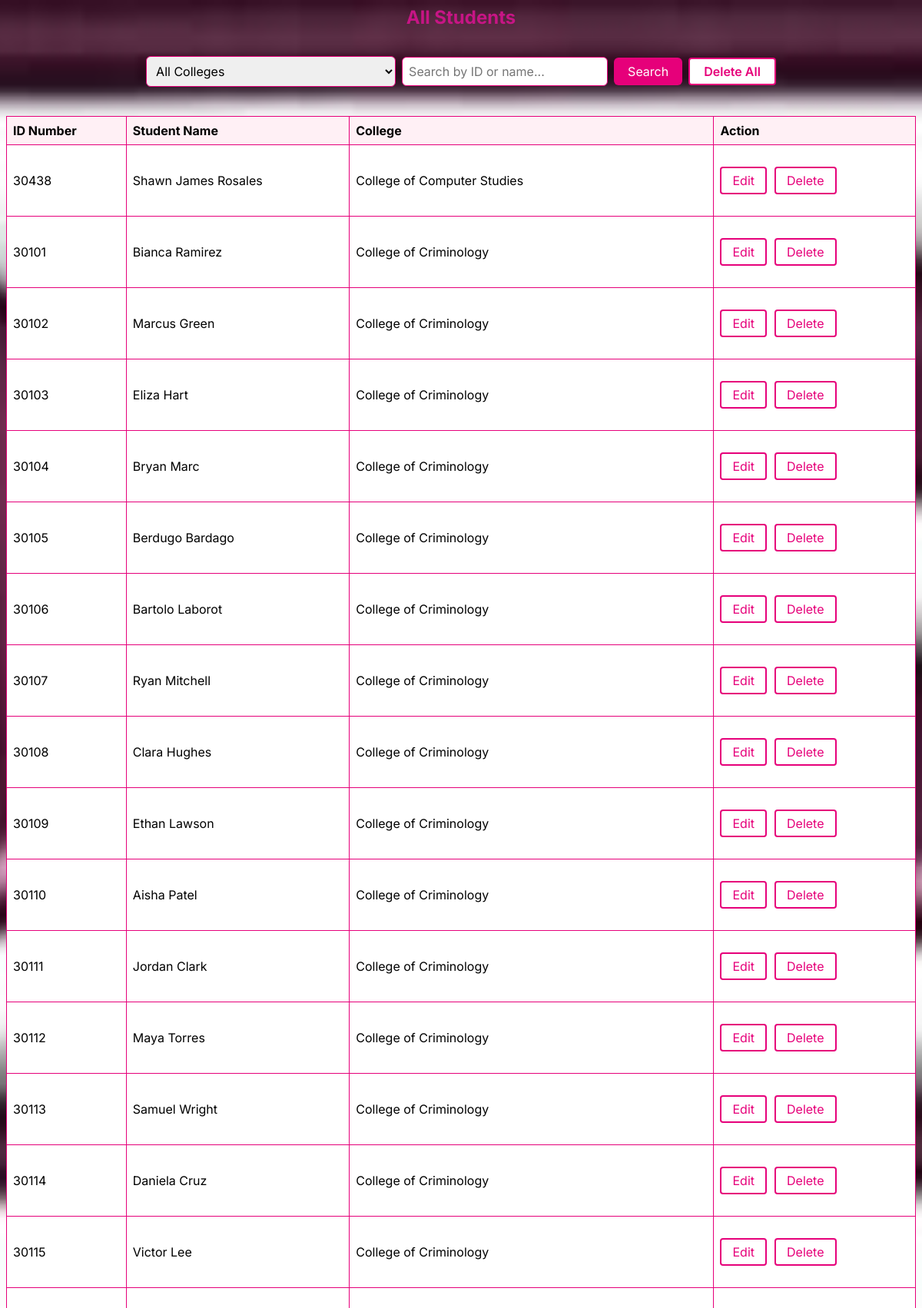
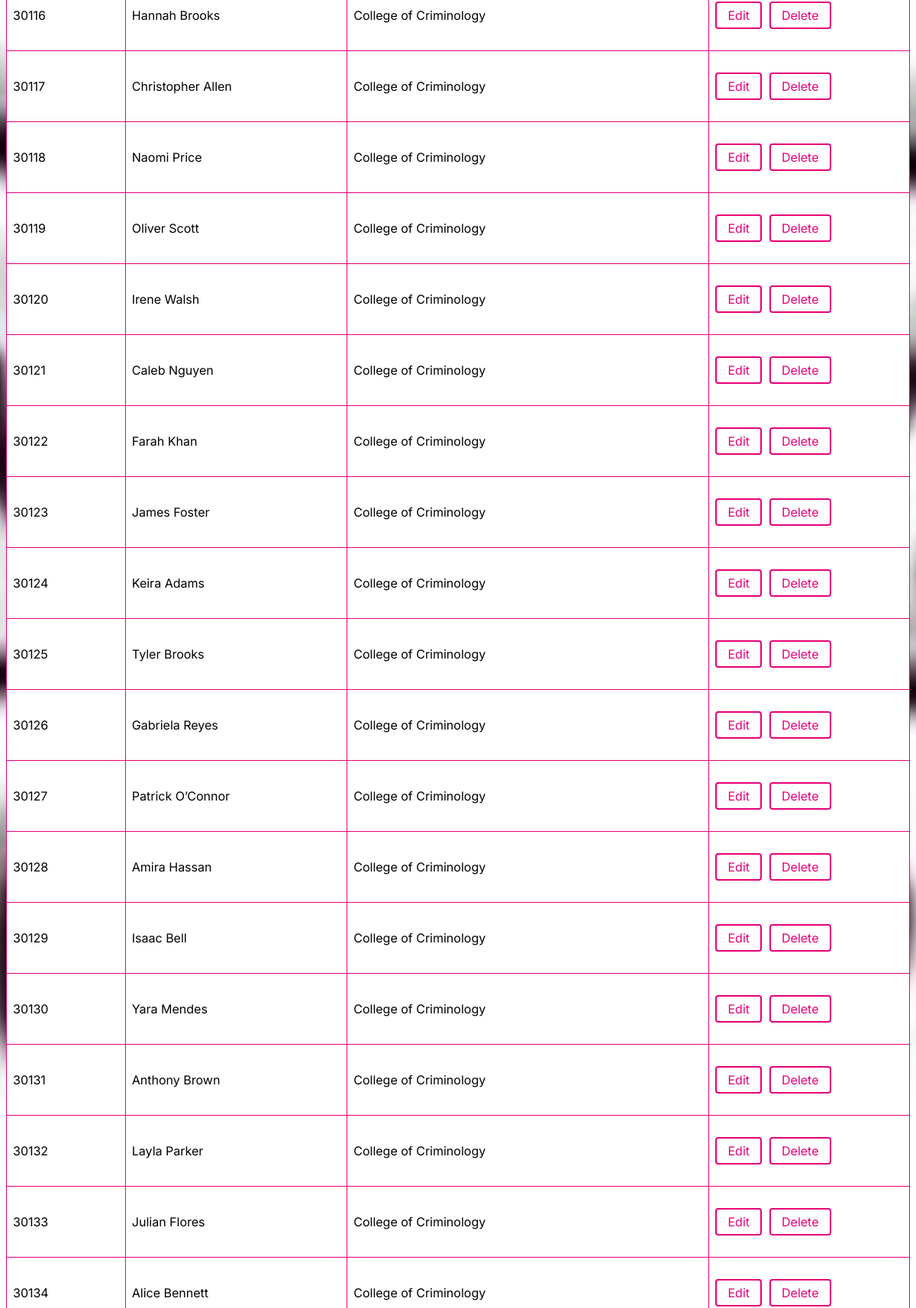
Page /attendance/students/ (signed in, upper part) on the committed database (2 pictures, top to bottom).
### attendance/models.py (models this page shows, shortened)
class Attendee(models.Model):
    barcode_id = models.CharField(max_length=100, unique=True)
    name = models.CharField(max_length=200)
    college = models.ForeignKey('College', on_delete=models.CASCADE, null=True, blank=True)

class College(models.Model):
    name = models.CharField(max_length=100)

### attendance/views.py (the view)
# urls.py: path('students/', views.students_list, name='students_list'),
@login_required
def students_list(request):
    query = request.GET.get('q', '')
    selected_college = request.GET.get('college', '')
    colleges = College.objects.all()
    students = Attendee.objects.all()
    if selected_college:
        students = students.filter(college__id=selected_college)
    if query:
        students = students.filter(
            Q(barcode_id__icontains=query) | Q(name__icontains=query)
        )
    return render(request, 'students_list.html', {
        'students': students,
        'colleges': colleges,
        'selected_college': selected_college,
    })

### attendance/templates/students_list.html (shortened to what this page needs)
{% extends 'base.html' %}
{% block content %}
<div style="display: flex; justify-content: space-between; align-items: center; margin-bottom: 18px;">
    <h2 style="margin: 0;">All Students</h2>
</div>
<div style="margin-bottom: 20px; display: flex; gap: 8px; align-items: center;">
    <form method="get" action="" style="display: flex; gap: 8px; align-items: center; margin: 0;">
        <select name="college" onchange="this.form.submit()" style="padding:8px; border-radius:6px; border:1px solid #e6007a;">
            <option value="">All Colleges</option>
        </select>
        <input type="text" name="q" placeholder="Search by ID or name..." value="{{ request.GET.q|default_if_none:'' }}" style="padding:8px; border-radius:6px; border:1px solid #e6007a; width: 250px;">
        <button type="submit" style="background:#e6007a; color:#fff; border:none; padding:8px 18px; border-radius:6px; cursor:pointer;">Search</button>
    </form>
    <form method="post" action="{% url 'delete_all_students' %}" style="margin: 0;">
        <button type="submit" style="background:#fff; color:#e6007a; border:2px solid #e6007a; padding:6px 18px; border-radius:4px; cursor:pointer; font-weight:600;"
            onclick="return confirm('Are you sure you want to delete ALL students? This cannot be undone.');">
            Delete All
        </button>
    </form>
</div>
<table style="width:100%; border-collapse:collapse; background:#fff;">
    <thead>
        <tr style="background:#ffe3f0;">
            <th style="padding:8px; border:1px solid #e6007a;">ID Number</th>
            <th style="padding:8px; border:1px solid #e6007a;">Student Name</th>
            <th style="padding:8px; border:1px solid #e6007a;">College</th>
            <th style="padding:8px; border:1px solid #e6007a;">Action</th>
        </tr>
    </thead>
    <tbody>
        {% for student in students %}
<tr>
    <td style="padding:8px; border:1px solid #e6007a; vertical-align: middle;">{{ student.barcode_id }}</td>
    <td style="padding:8px; border:1px solid #e6007a; vertical-align: middle;">{{ student.name }}</td>
    <td style="padding:8px; border:1px solid #e6007a; vertical-align: middle;">{{ student.college.name }}</td>
    <td style="padding:8px; border:1px solid #e6007a; vertical-align: middle;">
        <div style="display: flex; gap: 10px; align-items: center;">
            <a href="{% url 'edit_student' student.id %}">
                <button type="button" style="background:#fff; color:#e6007a; border:2px solid #e6007a; padding:6px 14px; border-radius:4px; cursor:pointer;">Edit</button>
            </a>
            <form method="post" action="{% url 'delete_student' student.id %}" style="display:inline; margin:0;">
                <button type="submit" style="background:#fff; color:#e6007a; border:2px solid #e6007a; padding:6px 14px; border-radius:4px; cursor:pointer;"
                    onclick="return confirm('Are you sure you want to delete this student?');">
                    Delete
                </button>
            </form>
        </div>
    </td>
</tr>
        {% endfor %}
    </tbody>
</table>
{% endblock %}

### attendance/static/css/styles.css (style rules this page uses)
body { font-family: 'Inter', Arial, Helvetica, sans-serif !important; background-color: #ffe3f0 !important; background-image: url('/static/img/imcclogo.jpg'); background-repeat: no-repeat; background-position: center center; background-attachment: fixed; background-size: cover; background-size: cover; }
h1, h2, h3, h4, h5, h6, button, input, select, label, li, p, a, form { font-family: 'Inter', Arial, Helvetica, sans-serif !important; }
h1, h2 { color: #c71585; }
form { display: flex; gap: 10px; margin-bottom: 10px; }
input, select, button { padding: 8px; font-size: 16px; border: 1px solid #ffb6c1; border-radius: 4px; }
button { background-color: #ff69b4; color: white; display:block; margin: 20px auto; cursor: pointer; }
table { width: 100%; border-collapse: collapse; margin-bottom: 20px; }
th, td { padding: 10px; border: 1px solid #ffb6c1; text-align: left; }
th { background-color: #fff0f5; }
a { color: #ff69b4; text-decoration: none; }

### rows in the picture
Attendee: barcode_id "30438", name "Shawn James Rosales", college.name "College of Computer Studies"
Attendee: barcode_id "30101", name "Bianca Ramirez", college.name "College of Criminology"
Attendee: barcode_id "30102", name "Marcus Green", college.name "College of Criminology"
Attendee: barcode_id "30103", name "Eliza Hart", college.name "College of Criminology"
Attendee: barcode_id "30104", name "Bryan Marc", college.name "College of Criminology"
Attendee: barcode_id "30105", name "Berdugo Bardago", college.name "College of Criminology"
Attendee: barcode_id "30106", name "Bartolo Laborot", college.name "College of Criminology"
Attendee: barcode_id "30107", name "Ryan Mitchell", college.name "College of Criminology"
Attendee: barcode_id "30108", name "Clara Hughes", college.name "College of Criminology"
Attendee: barcode_id "30109", name "Ethan Lawson", college.name "College of Criminology"
Attendee: barcode_id "30110", name "Aisha Patel", college.name "College of Criminology"
Attendee: barcode_id "30111", name "Jordan Clark", college.name "College of Criminology"
Attendee: barcode_id "30112", name "Maya Torres", college.name "College of Criminology"
Attendee: barcode_id "30113", name "Samuel Wright", college.name "College of Criminology"
Attendee: barcode_id "30114", name "Daniela Cruz", college.name "College of Criminology"
Attendee: barcode_id "30115", name "Victor Lee", college.name "College of Criminology"
Attendee: barcode_id "30116", name "Hannah Brooks", college.name "College of Criminology"
Attendee: barcode_id "30117", name "Christopher Allen", college.name "College of Criminology"
Attendee: barcode_id "30118", name "Naomi Price", college.name "College of Criminology"
Attendee: barcode_id "30119", name "Oliver Scott", college.name "College of Criminology"
Attendee: barcode_id "30120", name "Irene Walsh", college.name "College of Criminology"
Attendee: barcode_id "30121", name "Caleb Nguyen", college.name "College of Criminology"
Attendee: barcode_id "30122", name "Farah Khan", college.name "College of Criminology"
Attendee: barcode_id "30123", name "James Foster", college.name "College of Criminology"
Attendee: barcode_id "30124", name "Keira Adams", college.name "College of Criminology"
Attendee: barcode_id "30125", name "Tyler Brooks", college.name "College of Criminology"
Attendee: barcode_id "30126", name "Gabriela Reyes", college.name "College of Criminology"
Attendee: barcode_id "30127", name "Patrick O’Connor", college.name "College of Criminology"
Attendee: barcode_id "30128", name "Amira Hassan", college.name "College of Criminology"
Attendee: barcode_id "30129", name "Isaac Bell", college.name "College of Criminology"
Attendee: barcode_id "30130", name "Yara Mendes", college.name "College of Criminology"
Attendee: barcode_id "30131", name "Anthony Brown", college.name "College of Criminology"
Attendee: barcode_id "30132", name "Layla Parker", college.name "College of Criminology"
Attendee: barcode_id "30133", name "Julian Flores", college.name "College of Criminology"
Attendee: barcode_id "30134", name "Alice Bennett", college.name "College of Criminology"
